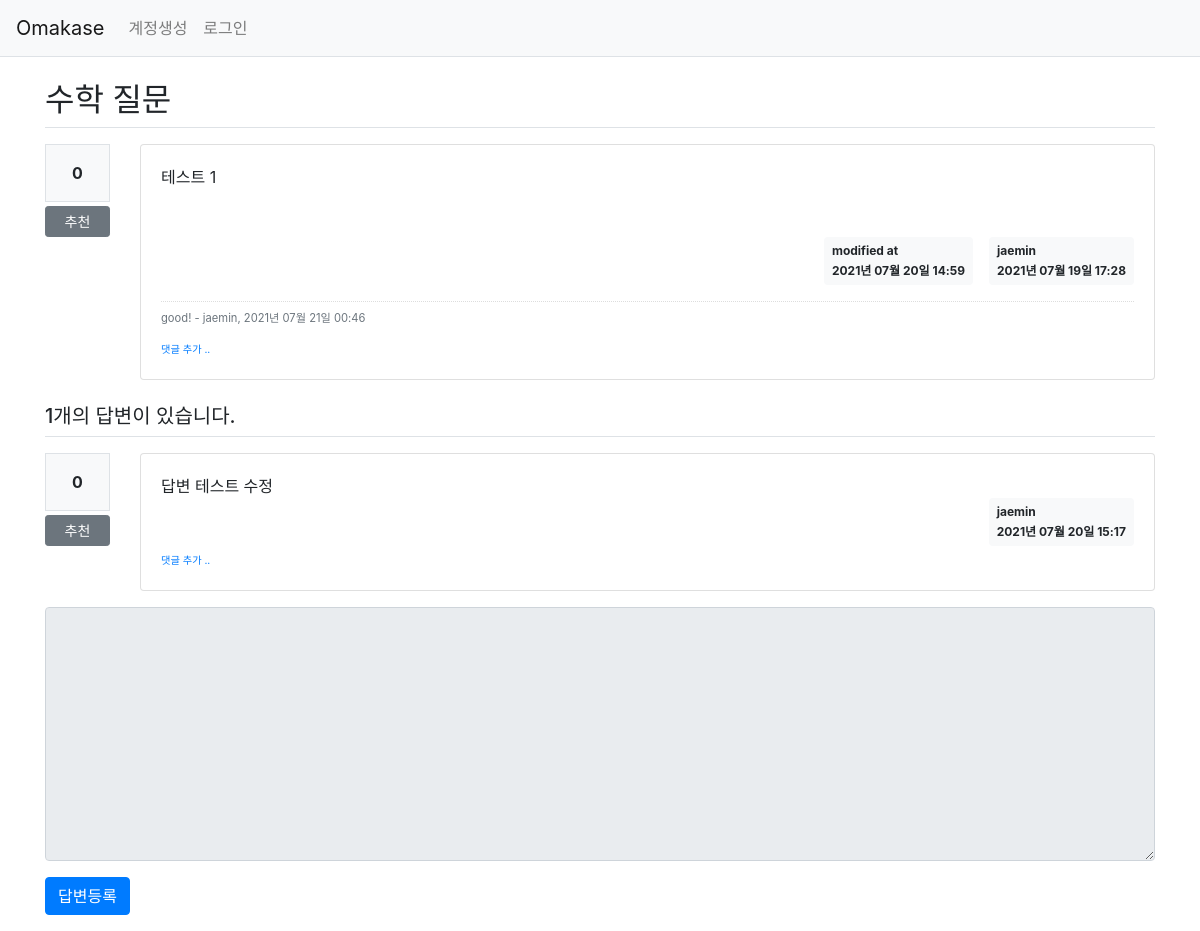
The app's page /question/detail/306/, older data.
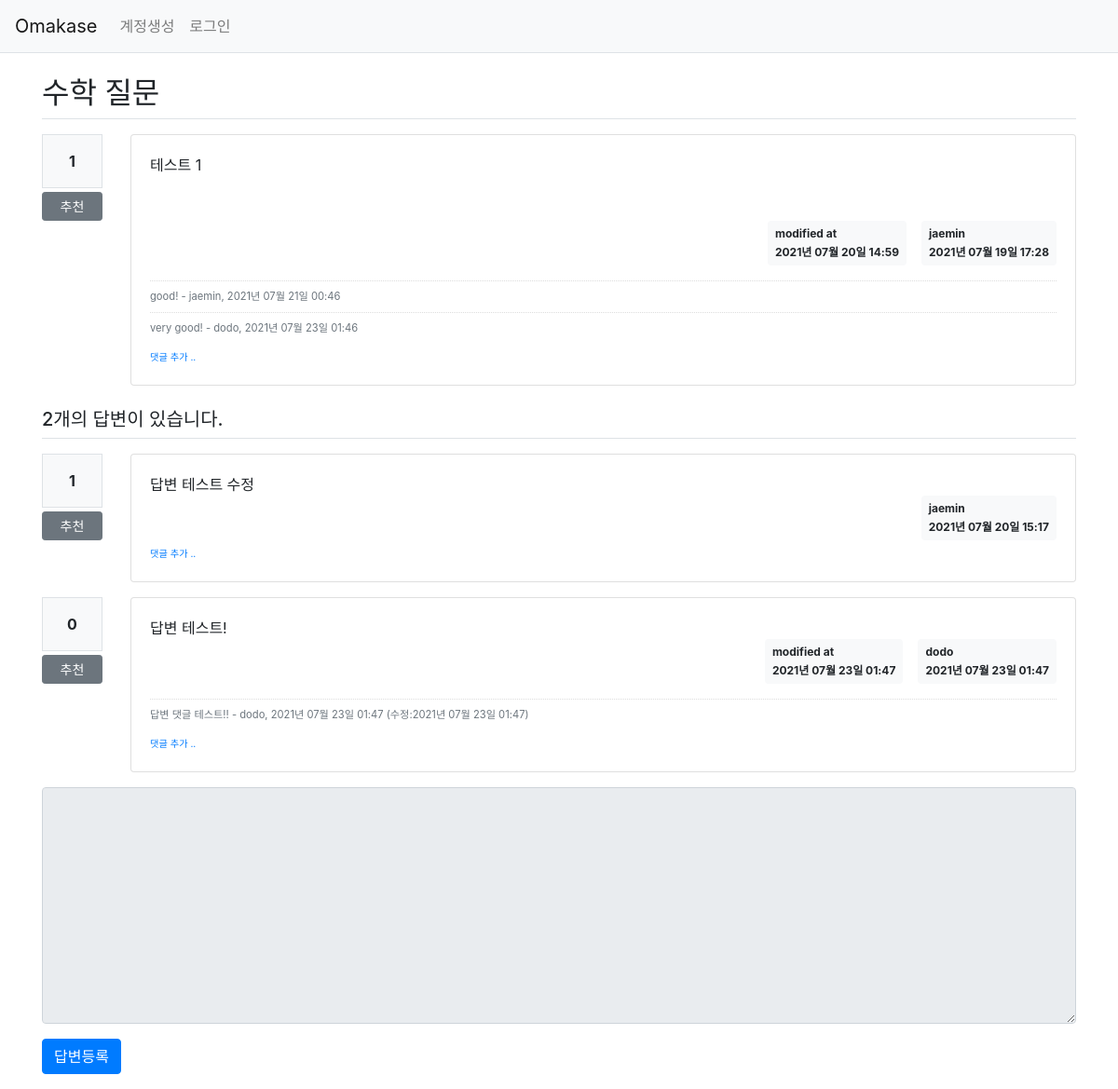
The same page, newer data.
### pybo/models.py (models this page shows)
class Question(db.Model):
    id = db.Column(db.Integer, primary_key=True)
    subject = db.Column(db.String(200), nullable=False)
    content = db.Column(db.Text(), nullable=False)
    create_date = db.Column(db.DateTime(), nullable=False)
    user_id = db.Column(db.Integer, db.ForeignKey('user.id', ondelete='CASCADE'), nullable=False)
    user = db.relationship('User', backref=db.backref('question_set'))
    modify_date = db.Column(db.DateTime(), nullable=True)
    voter = db.relationship('User', secondary=question_voter, backref=db.backref('question_voter_set'))

class User(db.Model):
    id = db.Column(db.Integer, primary_key=True)
    username = db.Column(db.String(150), unique=True, nullable=False)
    password = db.Column(db.String(200), nullable=False)
    email = db.Column(db.String(120), unique=True, nullable=False)

class Comment(db.Model):
    id = db.Column(db.Integer, primary_key=True)
    user_id = db.Column(db.Integer, db.ForeignKey('user.id', ondelete="CASCADE"), nullable=False)
    user = db.relationship('User', backref=db.backref('comment_set'))
    content = db.Column(db.Text(), nullable=False)
    create_date = db.Column(db.DateTime(), nullable=False)
    modify_date = db.Column(db.DateTime(), nullable=True)
    question_id = db.Column(db.Integer, db.ForeignKey('question.id', ondelete="CASCADE"), nullable=True)
    question = db.relationship('Question', backref=db.backref('comment_set'))
    answer_id = db.Column(db.Integer, db.ForeignKey('answer.id', ondelete="CASCADE"), nullable=True)
    answer = db.relationship('Answer', backref=db.backref('comment_set'))

class Answer(db.Model):
    id = db.Column(db.Integer, primary_key=True)
    question_id = db.Column(db.Integer, db.ForeignKey('question.id', ondelete='CASCADE'))
    question = db.relationship('Question', backref=db.backref('answer_set', cascade='all, delete-orphan'))
    content = db.Column(db.Text(), nullable=False)
    create_date = db.Column(db.DateTime(), nullable=False)
    user_id = db.Column(db.Integer, db.ForeignKey('user.id', ondelete='CASCADE'), nullable=False)
    user = db.relationship('User', backref=db.backref('answer_set'))
    modify_date = db.Column(db.DateTime(), nullable=True)
    voter = db.relationship('User', secondary=answer_voter, backref=db.backref('answer_voter_set'))

### pybo/views/question_views.py (the view)
@bp.route('/detail/<int:question_id>/')
def detail(question_id):
    form = AnswerForm()
    question = Question.query.get(question_id)
    return render_template('question/question_detail.html', question=question, form=form)

### pybo/forms.py
class AnswerForm(FlaskForm):
    content = TextAreaField("내용", validators=[DataRequired('내용은 필수입력 항목입니다.')])

### pybo/filter.py (called while the page is built)
def format_datetime(value, fmt='%Y년 %m월 %d일 %H:%M'):
    return value.strftime(fmt)

### pybo/views/auth_views.py (called while the page is built)
@bp.before_app_request
def load_logged_in_user():
    user_id = session.get('user_id')
    if user_id is None:
        g.user = None
    else:
        g.user = User.query.get(user_id)

### pybo/templates/question/question_detail.html (shortened to what this page needs)
{% extends 'base.html' %}
{% block content %}
<div class="container my-3">
    <h2 class="border-bottom py-2">{{ question.subject }}</h2>
    <div class="row my-3">
        <div class="col-1">
            <div class="bg-light text-center p-3 border font-weight-bolder mb-1">{{ question.voter|length }}</div>
            <a href="#" data-uri="{{ url_for('vote.question', question_id=question.id) }}"
               class="recommend btn btn-sm btn-secondary btn-block my-1">추천</a>
        </div>
        <div class="col-11">
            <div class="card">
                <div class="card-body">
                    <div class="card-text" style="white-space: pre-line;">{{ question.content }}</div>
                    <div class="d-flex justify-content-end">
                        {% if question.modify_date %}
                        <div class="badge badge-light p-2 text-left mx-3">
                            <div class="mb-2">modified at</div>
                            <div>{{ question.modify_date|datetime }}</div>
                        </div>
                        {% endif %}
                        <div class="badge badge-light p-2 text-left">
                            <div class="mb-2">{{ question.user.username }}</div>
                            <div>{{ question.create_date|datetime }}</div>
                        </div>
                    </div>
                    {% if question.comment_set|length > 0 %}
                    <div class="mt-3">
                    {% for comment in question.comment_set %}
                        <div class="comment py-2 text-muted">
                            <span style="white-space: pre-line;">{{ comment.content }}</span>
                            <span>
                                - {{ comment.user.username }}, {{ comment.create_date|datetime }}
                            </span>
                        </div>
                    {% endfor %}
                    </div>
                    {% endif %}
                    <div>
                        <a href="{{ url_for('comment.create_question', question_id=question.id) }}"
                           class="small"><small>댓글 추가 ..</small></a>
                    </div>
                </div>
            </div>
        </div>
    </div>
    <h5 class="border-bottom my-3 py-2">{{ question.answer_set|length }}개의 답변이 있습니다.</h5>
    {% for answer in question.answer_set %}
    <div class="row my-3">
        <div class="col-1">
            <div class="bg-light text-center p-3 border font-weight-bolder mb-1">{{ answer.voter|length }}</div>
            <a href="#" data-uri="{{ url_for('vote.answer', answer_id=answer.id) }}"
                class="recommend btn btn-sm btn-secondary btn-block my-1">추천</a>
        </div>
        <div class="col-11">
            <div class="card">
                <div class="card-body">
                    <div class="card-text" style="white-space: pre-line;">{{ answer.content }}</div>
                    <div class="d-flex justify-content-end">
                        {% if answer.modify_date %}
                        <div class="badge badge-light p-2 text-left mx-3">
                            <div class="mb-2">modified at</div>
                            <div>{{ answer.modify_date|datetime }}</div>
                        </div>
                        {% endif %}
                        <div class="badge badge-light p-2 text-left">
                            <div class="mb-2">{{ answer.user.username }}</div>
                            <div>{{ answer.create_date|datetime }}</div>
                        </div>
                    </div>
                    {% if answer.comment_set|length > 0 %}
                    <div class="mt-3">
                    {% for comment in answer.comment_set %}
                        <div class="comment py-2 text-muted">
                            <span style="white-space: pre-line;">{{ comment.content }}</span>
                            <span>
                                - {{ comment.user.username }}, {{ comment.create_date|datetime }}
                                {% if comment.modify_date %}
                                (수정:{{ comment.modify_date|datetime }})
                                {% endif %}
                            </span>
                        </div>
                    {% endfor %}
                    </div>
                    {% endif %}
                    <div>
                        <a href="{{ url_for('comment.create_answer', answer_id=answer.id) }}"
                           class="small"><small>댓글 추가 ..</small></a>
                    </div>
                </div>
            </div>
        </div>
    </div>
    {% endfor %}
    <form action="{{ url_for('answer.create', question_id=question.id) }}" method="post" class="my-3">
        <div class="form-group">
            <textarea {% if not g.user %}disabled{% endif %}
                    name="content" id="content" class="form-control" rows="10"></textarea>
        </div>
        <input type="submit" value="답변등록" class="btn btn-primary">
    </form>
</div>
{% endblock %}

### pybo/templates/base.html (shortened to what this page needs)
<!doctype html>
<html lang="ko">
<head>
    <link rel="stylesheet" href="{{ url_for('static', filename='bootstrap.min.css') }}">
    <link rel="stylesheet" href="{{ url_for('static', filename='style.css') }}">
</head>
<body>
{% include "navbar.html" %}
{% block content %}
{% endblock %}
</body>
</html>

### pybo/templates/navbar.html (shortened to what this page needs)
<nav class="navbar navbar-expand-lg navbar-light bg-light border-bottom">
    <a class="navbar-brand" href="{{ url_for('main.index') }}">Omakase</a>
    <div class="collapse navbar-collapse flex-grow-0" id="navbarNav">
        {% if g.user %}
        <ul class="navbar-nav">
            <li class="nav-item">
                <a class="nav-link" href="{{ url_for('auth.logout') }}">{{ g.user.username }} (로그아웃)</a>
            </li>
        </ul>
        {% else %}
        <ul class="navbar-nav">
            <li class="nav-item ">
                <a class="nav-link" href="{{ url_for('auth.signup')  }}">계정생성</a>
            </li>
            <li class="nav-item ">
                <a class="nav-link" href="{{ url_for('auth.login') }}">로그인</a>
            </li>
        </ul>
        {% endif %}
    </div>
</nav>

### pybo/static/style.css (style rules this page uses)
.comment { border-top:dotted 1px #ddd; font-size:0.7em; }

Row changes from the older to the newer data that the page shows:
added Comment: content "very good!", user.username "dodo", create_date "2021년 07월 23일 01:46", shown under "수학 질문"
computed for Answer "답변 테스트 수정": voter|length "0" → "1"
added Answer: voter|length "0", content "답변 테스트!", modify_date "2021년 07월 23일 01:47", user.username "dodo", create_date "2021년 07월 23일 01:47"
added Comment: content "답변 댓글 테스트!!", user.username "dodo", create_date "2021년 07월 23일 01:47", modify_date "2021년 07월 23일 01:47", shown under "0"
Text that changed along with them:
{{ question.voter|length }}: "0" → "1"
{{ question.answer_set|length }}: "1" → "2"
